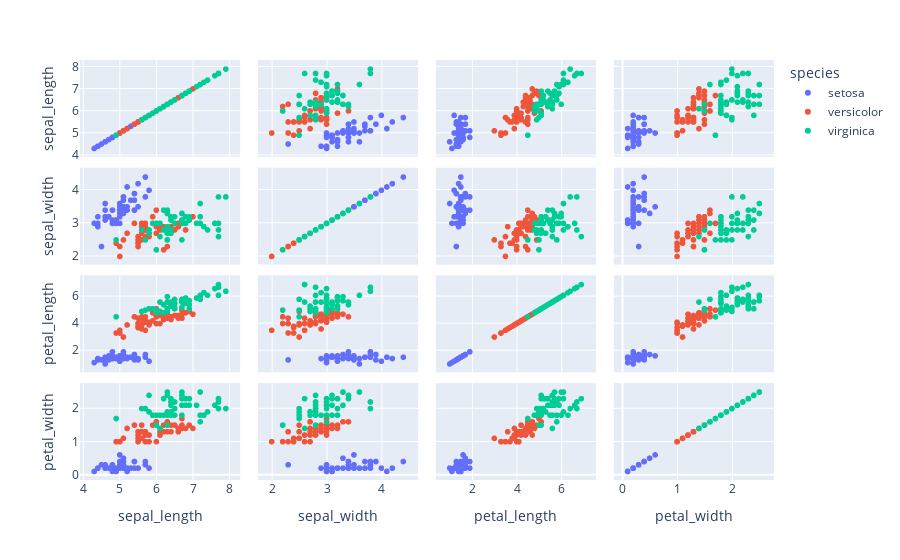

The notebook cell saved with this chart:
### Markdown cell above
### Q4. Using the iris dataset in the Plotly library, Plot a scatter matrix plot, using the "species" column for the color parameter.

### Code cell
import plotly.express as px
df = px.data.iris()
fig = px.scatter_matrix(df,
    dimensions=["sepal_length", "sepal_width", "petal_length", "petal_width"],
    color="species")
fig.show()

### Figure 1 — Plotly figure (JSON) as saved in the notebook; plotly's stock layout.template omitted (floating-point values rounded to 4 significant figures)
{"data": [{"dimensions": [{"axis": {"matches": true}, "label": "sepal_length", "values": [5.1, 4.9, 4.7, 4.6, 5, 5.4, 4.6, 5, 4.4, 4.9, 5.4, 4.8, 4.8, 4.3, 5.8, 5.7, 5.4, 5.1, 5.7, 5.1, 5.4, 5.1, 4.6, 5.1, 4.8, 5, 5, 5.2, 5.2, 4.7, 4.8, 5.4, 5.2, 5.5, 4.9, 5, 5.5, 4.9, 4.4, 5.1, 5, 4.5, 4.4, 5, 5.1, 4.8, 5.1, 4.6, 5.3, 5]}, {"axis": {"matches": true}, "label": "sepal_width", "values": [3.5, 3, 3.2, 3.1, 3.6, 3.9, 3.4, 3.4, 2.9, 3.1, 3.7, 3.4, 3, 3, 4, 4.4, 3.9, 3.5, 3.8, 3.8, 3.4, 3.7, 3.6, 3.3, 3.4, 3, 3.4, 3.5, 3.4, 3.2, 3.1, 3.4, 4.1, 4.2, 3.1, 3.2, 3.5, 3.1, 3, 3.4, 3.5, 2.3, 3.2, 3.5, 3.8, 3, 3.8, 3.2, 3.7, 3.3]}, {"axis": {"matches": true}, "label": "petal_length", "values": [1.4, 1.4, 1.3, 1.5, 1.4, 1.7, 1.4, 1.5, 1.4, 1.5, 1.5, 1.6, 1.4, 1.1, 1.2, 1.5, 1.3, 1.4, 1.7, 1.5, 1.7, 1.5, 1, 1.7, 1.9, 1.6, 1.6, 1.5, 1.4, 1.6, 1.6, 1.5, 1.5, 1.4, 1.5, 1.2, 1.3, 1.5, 1.3, 1.5, 1.3, 1.3, 1.3, 1.6, 1.9, 1.4, 1.6, 1.4, 1.5, 1.4]}, {"axis": {"matches": true}, "label": "petal_width", "values": [0.2, 0.2, 0.2, 0.2, 0.2, 0.4, 0.3, 0.2, 0.2, 0.1, 0.2, 0.2, 0.1, 0.1, 0.2, 0.4, 0.4, 0.3, 0.3, 0.3, 0.2, 0.4, 0.2, 0.5, 0.2, 0.2, 0.4, 0.2, 0.2, 0.2, 0.2, 0.4, 0.1, 0.2, 0.1, 0.2, 0.2, 0.1, 0.2, 0.2, 0.3, 0.3, 0.2, 0.6, 0.4, 0.3, 0.2, 0.2, 0.2, 0.2]}], "hovertemplate": "species=setosa<br>%{xaxis.title.text}=%{x}<br>%{yaxis.title.text}=%{y}<extra></extra>", "legendgroup": "setosa", "marker": {"color": "#636efa", "symbol": "circle"}, "name": "setosa", "showlegend": true, "type": "splom"}, {"dimensions": [{"axis": {"matches": true}, "label": "sepal_length", "values": [7, 6.4, 6.9, 5.5, 6.5, 5.7, 6.3, 4.9, 6.6, 5.2, 5, 5.9, 6, 6.1, 5.6, 6.7, 5.6, 5.8, 6.2, 5.6, 5.9, 6.1, 6.3, 6.1, 6.4, 6.6, 6.8, 6.7, 6, 5.7, 5.5, 5.5, 5.8, 6, 5.4, 6, 6.7, 6.3, 5.6, 5.5, 5.5, 6.1, 5.8, 5, 5.6, 5.7, 5.7, 6.2, 5.1, 5.7]}, {"axis": {"matches": true}, "label": "sepal_width", "values": [3.2, 3.2, 3.1, 2.3, 2.8, 2.8, 3.3, 2.4, 2.9, 2.7, 2, 3, 2.2, 2.9, 2.9, 3.1, 3, 2.7, 2.2, 2.5, 3.2, 2.8, 2.5, 2.8, 2.9, 3, 2.8, 3, 2.9, 2.6, 2.4, 2.4, 2.7, 2.7, 3, 3.4, 3.1, 2.3, 3, 2.5, 2.6, 3, 2.6, 2.3, 2.7, 3, 2.9, 2.9, 2.5, 2.8]}, {"axis": {"matches": true}, "label": "petal_length", "values": [4.7, 4.5, 4.9, 4, 4.6, 4.5, 4.7, 3.3, 4.6, 3.9, 3.5, 4.2, 4, 4.7, 3.6, 4.4, 4.5, 4.1, 4.5, 3.9, 4.8, 4, 4.9, 4.7, 4.3, 4.4, 4.8, 5, 4.5, 3.5, 3.8, 3.7, 3.9, 5.1, 4.5, 4.5, 4.7, 4.4, 4.1, 4, 4.4, 4.6, 4, 3.3, 4.2, 4.2, 4.2, 4.3, 3, 4.1]}, {"axis": {"matches": true}, "label": "petal_width", "values": [1.4, 1.5, 1.5, 1.3, 1.5, 1.3, 1.6, 1, 1.3, 1.4, 1, 1.5, 1, 1.4, 1.3, 1.4, 1.5, 1, 1.5, 1.1, 1.8, 1.3, 1.5, 1.2, 1.3, 1.4, 1.4, 1.7, 1.5, 1, 1.1, 1, 1.2, 1.6, 1.5, 1.6, 1.5, 1.3, 1.3, 1.3, 1.2, 1.4, 1.2, 1, 1.3, 1.2, 1.3, 1.3, 1.1, 1.3]}], "hovertemplate": "species=versicolor<br>%{xaxis.title.text}=%{x}<br>%{yaxis.title.text}=%{y}<extra></extra>", "legendgroup": "versicolor", "marker": {"color": "#EF553B", "symbol": "circle"}, "name": "versicolor", "showlegend": true, "type": "splom"}, {"dimensions": [{"axis": {"matches": true}, "label": "sepal_length", "values": [6.3, 5.8, 7.1, 6.3, 6.5, 7.6, 4.9, 7.3, 6.7, 7.2, 6.5, 6.4, 6.8, 5.7, 5.8, 6.4, 6.5, 7.7, 7.7, 6, 6.9, 5.6, 7.7, 6.3, 6.7, 7.2, 6.2, 6.1, 6.4, 7.2, 7.4, 7.9, 6.4, 6.3, 6.1, 7.7, 6.3, 6.4, 6, 6.9, 6.7, 6.9, 5.8, 6.8, 6.7, 6.7, 6.3, 6.5, 6.2, 5.9]}, {"axis": {"matches": true}, "label": "sepal_width", "values": [3.3, 2.7, 3, 2.9, 3, 3, 2.5, 2.9, 2.5, 3.6, 3.2, 2.7, 3, 2.5, 2.8, 3.2, 3, 3.8, 2.6, 2.2, 3.2, 2.8, 2.8, 2.7, 3.3, 3.2, 2.8, 3, 2.8, 3, 2.8, 3.8, 2.8, 2.8, 2.6, 3, 3.4, 3.1, 3, 3.1, 3.1, 3.1, 2.7, 3.2, 3.3, 3, 2.5, 3, 3.4, 3]}, {"axis": {"matches": true}, "label": "petal_length", "values": [6, 5.1, 5.9, 5.6, 5.8, 6.6, 4.5, 6.3, 5.8, 6.1, 5.1, 5.3, 5.5, 5, 5.1, 5.3, 5.5, 6.7, 6.9, 5, 5.7, 4.9, 6.7, 4.9, 5.7, 6, 4.8, 4.9, 5.6, 5.8, 6.1, 6.4, 5.6, 5.1, 5.6, 6.1, 5.6, 5.5, 4.8, 5.4, 5.6, 5.1, 5.1, 5.9, 5.7, 5.2, 5, 5.2, 5.4, 5.1]}, {"axis": {"matches": true}, "label": "petal_width", "values": [2.5, 1.9, 2.1, 1.8, 2.2, 2.1, 1.7, 1.8, 1.8, 2.5, 2, 1.9, 2.1, 2, 2.4, 2.3, 1.8, 2.2, 2.3, 1.5, 2.3, 2, 2, 1.8, 2.1, 1.8, 1.8, 1.8, 2.1, 1.6, 1.9, 2, 2.2, 1.5, 1.4, 2.3, 2.4, 1.8, 1.8, 2.1, 2.4, 2.3, 1.9, 2.3, 2.5, 2.3, 1.9, 2, 2.3, 1.8]}], "hovertemplate": "species=virginica<br>%{xaxis.title.text}=%{x}<br>%{yaxis.title.text}=%{y}<extra></extra>", "legendgroup": "virginica", "marker": {"color": "#00cc96", "symbol": "circle"}, "name": "virginica", "showlegend": true, "type": "splom"}], "layout": {"autosize": true, "dragmode": "select", "legend": {"title": {"text": "species"}, "tracegroupgap": 0}, "margin": {"t": 60}, "xaxis": {"autorange": true, "range": [3.707, 8.493], "showspikes": false, "type": "linear"}, "xaxis2": {"autorange": true, "range": [1.605, 4.795], "showspikes": false, "type": "linear"}, "xaxis3": {"autorange": true, "range": [0.02855, 7.871], "showspikes": false, "type": "linear"}, "xaxis4": {"autorange": true, "range": [-0.2952, 2.895], "showspikes": false, "type": "linear"}, "yaxis": {"autorange": true, "range": [3.707, 8.493], "showspikes": false, "type": "linear"}, "yaxis2": {"autorange": true, "range": [1.605, 4.795], "showspikes": false, "type": "linear"}, "yaxis3": {"autorange": true, "range": [0.02855, 7.871], "showspikes": false, "type": "linear"}, "yaxis4": {"autorange": true, "range": [-0.2952, 2.895], "showspikes": false, "type": "linear"}}}
